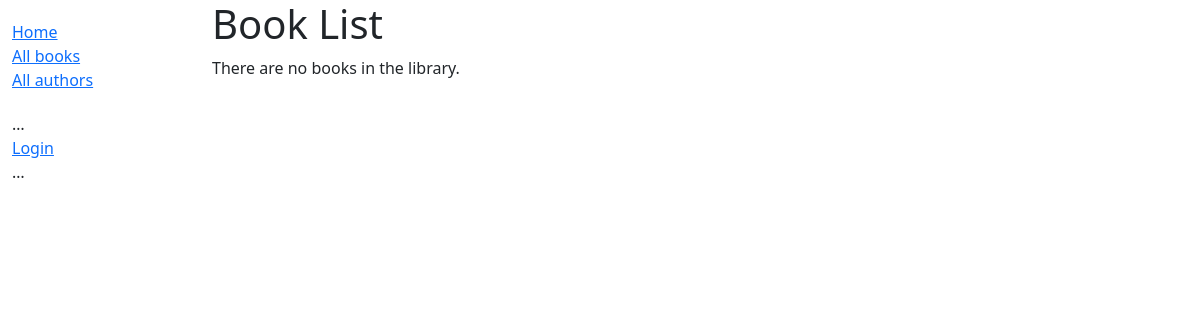
Before: /catalog/books/ with the older database file.
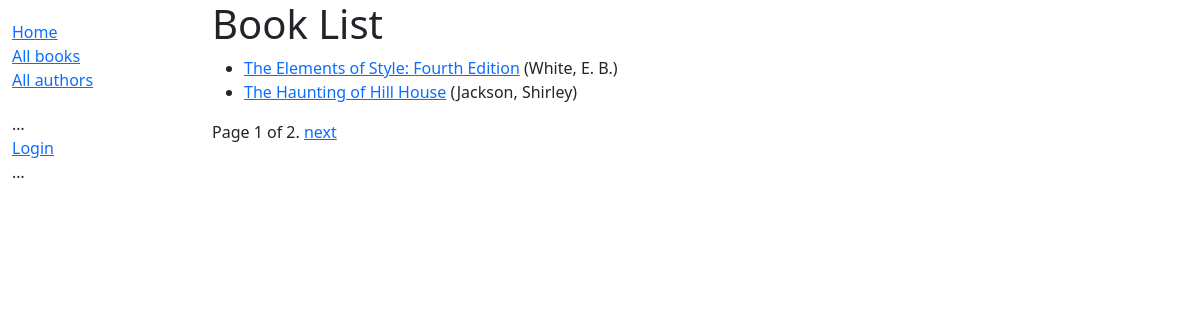
After: the same page with the newer database file.
### catalog/models.py (models this page shows, shortened)
class Book(models.Model):
    title = models.CharField(max_length=200)
    author = models.ForeignKey('Author', on_delete=models.RESTRICT, null=True)
    summary = models.TextField(
        max_length=1000, help_text="Enter a brief description of the book")
    isbn = models.CharField('ISBN', max_length=13,
                            unique=True,
                            help_text='13 Character <a href="https://www.isbn-international.org/content/what-isbn'
                                      '">ISBN number</a>')
    genre = models.ManyToManyField(
        Genre, help_text="Select a genre for this book")
    language = models.ForeignKey(
        'Language', on_delete=models.SET_NULL, null=True)
    class Meta:
        ordering = ['title', 'author']
    def display_genre(self):
        """Creates a string for the Genre. This is required to display genre in Admin."""
        return ', '.join([genre.name for genre in self.genre.all()[:3]])
    display_genre.short_description = 'Genre'
    def get_absolute_url(self):
        return reverse('book-detail', args=[str(self.id)])
    def display_genre(self):
        """Create a string for the Genre. This is required to display genre in Admin."""
        return ', '.join(genre.name for genre in self.genre.all()[:3])
    display_genre.short_description = 'Genre'

class Author(models.Model):
    first_name = models.CharField(max_length=100)
    last_name = models.CharField(max_length=100)
    date_of_birth = models.DateField(null=True, blank=True)
    date_of_death = models.DateField('died', null=True, blank=True)
    class Meta:
        ordering = ['last_name', 'first_name']
    def __str__(self):
        return f'{self.last_name}, {self.first_name}'

### catalog/views.py (the view)
# urls.py: path('books/', views.BookListView.as_view(), name='books'),
class BookListView(generic.ListView):
    model = Book
    paginate_by = 2

### catalog/templates/catalog/book_list.html
{% extends "base_generic.html" %}
{% block content %}
  <h1>Book List</h1>
  {% if book_list %}
    <ul>
      {% for book in book_list %}
      <li>
        <a href="{{ book.get_absolute_url }}">{{ book.title }}</a>
        ({{book.author}})
      </li>
      {% endfor %}
    </ul>
  {% else %}
    <p>There are no books in the library.</p>
  {% endif %}
{% endblock %}

### catalog/templates/base_generic.html (shortened to what this page needs)
<!doctype html>
<html lang="en">
<head>
  <link href="https://cdn.jsdelivr.net/npm/bootstrap@5.3.3/dist/css/bootstrap.min.css" rel="stylesheet"
>
  {% load static %}
  <link rel="stylesheet" href="{% static 'css/styles.css' %}" />
</head>
<body>
  <div class="container-fluid">
    <div class="row">
      <div class="col-sm-2">
        {% block sidebar %}
        <ul class="sidebar-nav">
          <li><a href="{% url 'index' %}">Home</a></li>
          <li><a href="{% url 'books' %}">All books</a></li>
          <li><a href="">All authors</a></li>
        </ul>
        <ul class="sidebar-nav">
          …
          {% if user.is_authenticated %}
          <li>User: {{ user.get_username }}</li>
          <li><a href="{% url 'my-borrowed' %}">My Borrowed</a></li>
          <li>
            <form id="logout-form" method="post" action="{% url 'logout' %}">
              {% csrf_token %}
              <button type="submit" class="btn btn-link">Logout</button>
            </form>
          </li>
          {% else %}
          <li><a href="{% url 'login' %}?next={{ request.path }}">Login</a></li>
          {% endif %}
          …
        </ul>
        {% endblock %}
      </div>
      <div class="col-sm-10 ">{% block content %}{% endblock %}
        {% block pagination %}
        {% if is_paginated %}
        <div class="pagination">
          <span class="page-links">
            <span class="page-current">
              Page {{ page_obj.number }} of {{ page_obj.paginator.num_pages }}.
            </span>
            {% if page_obj.has_next %}
            <a href="{{ request.path }}?page={{ page_obj.next_page_number }}">next</a>
            {% endif %}
          </span>
        </div>
        {% endif %}
        {% endblock %}
      </div>
    </div>
  </div>
</body>
</html>

### catalog/static/css/styles.css (style rules this page uses)
.sidebar-nav { margin-top: 20px; padding: 0; list-style: none; }

Changed rows visible on the page:
added Book: title "The Elements of Style: Fourth Edition", author "White, E. B."
added Book: title "The Haunting of Hill House", author "Jackson, Shirley"
Other visible differences:
{{ page_obj.number }}: (not shown) → "1"
{{ page_obj.paginator.num_pages }}: (not shown) → "2"
text no longer shown: "There are no books in the library."
text now shown: "Page of . next"
